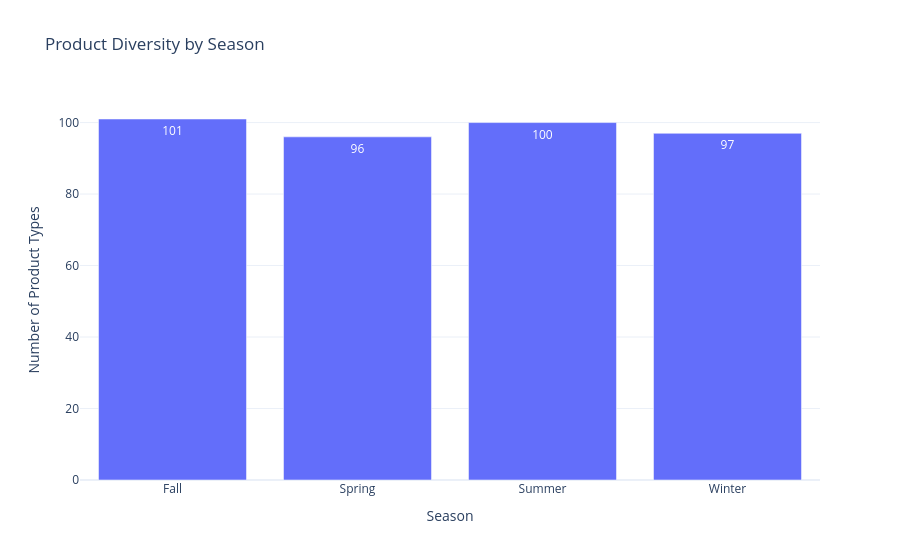

Notebook source saved alongside this figure:
### Code cell
pdf = (
    trx_joined
    .groupBy("season")
    .agg(F.countDistinct("product_type_name").alias("unique_product_types"))
    .orderBy("season")
    .toPandas()
)

fig = px.bar(
    pdf,
    x="season",
    y="unique_product_types",
    title="Product Diversity by Season",
    labels={
        "season": "Season",
        "unique_product_types": "Number of Product Types"
    },
    text_auto=True
)

fig.update_layout(
    template="plotly_white"
)

fig.show()

### Figure 1 — Plotly figure (JSON) as saved in the notebook; plotly's stock layout.template omitted (floating-point values rounded to 4 significant figures)
{"data": [{"hovertemplate": "Season=%{x}<br>Number of Product Types=%{y}<extra></extra>", "legendgroup": "", "marker": {"color": "#636efa", "pattern": {"shape": ""}}, "name": "", "orientation": "v", "showlegend": false, "textposition": "auto", "texttemplate": "%{y}", "x": ["Fall", "Spring", "Summer", "Winter"], "xaxis": "x", "y": [101, 96, 100, 97], "yaxis": "y", "type": "bar"}], "layout": {"xaxis": {"anchor": "y", "domain": [0.0, 1.0], "title": {"text": "Season"}}, "yaxis": {"anchor": "x", "domain": [0.0, 1.0], "title": {"text": "Number of Product Types"}}, "legend": {"tracegroupgap": 0}, "title": {"text": "Product Diversity by Season"}, "barmode": "relative"}}
